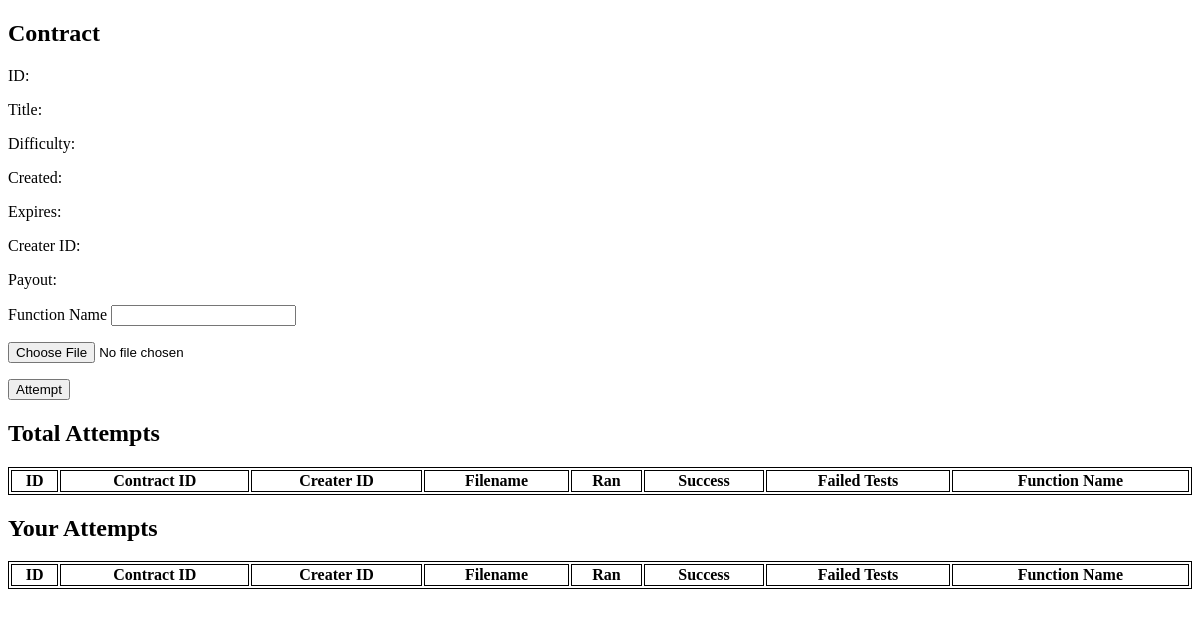
Before: /table/4 with the older database file.
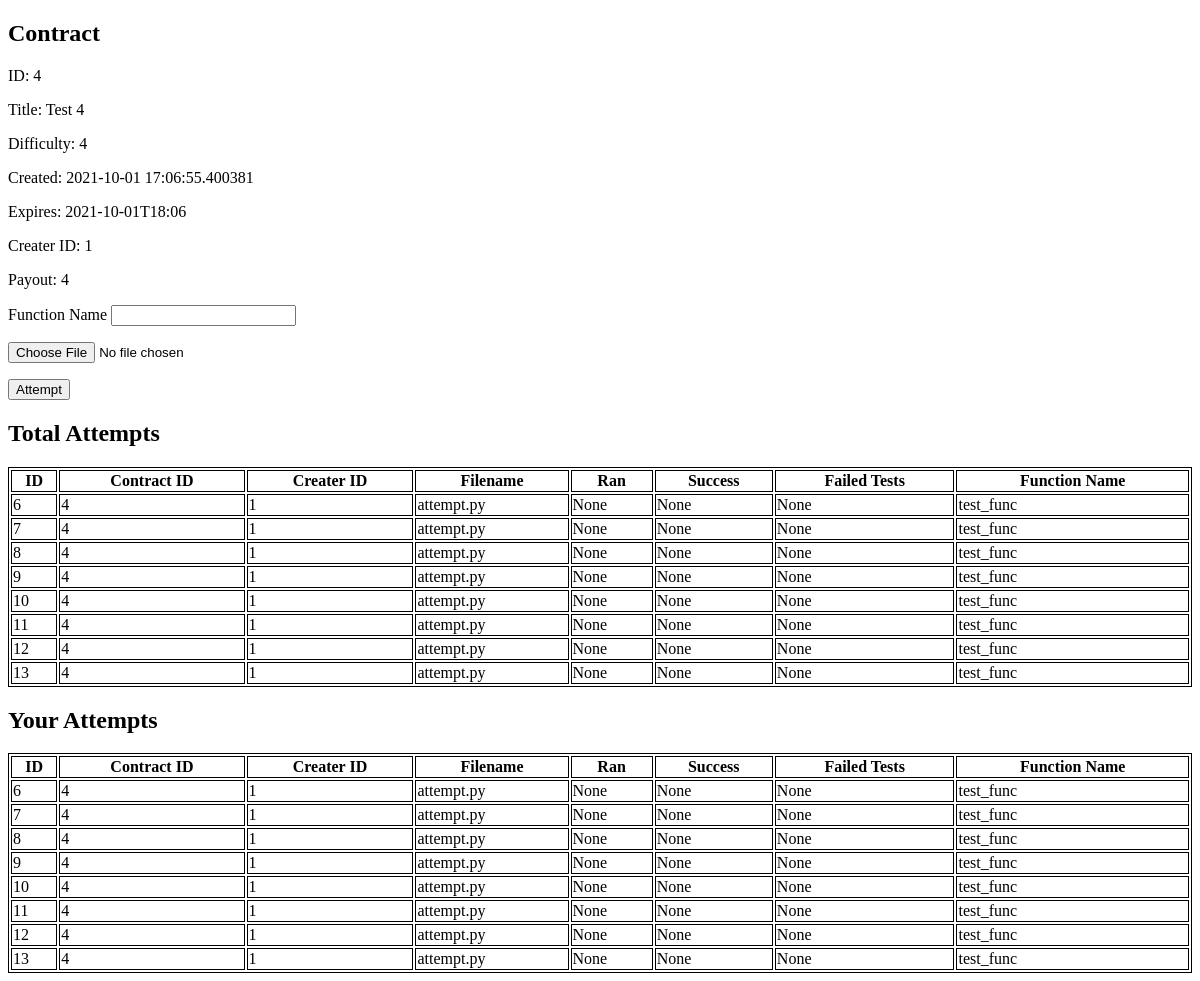
After: the same page with the newer database file.
### tables this page shows
CREATE TABLE contracts (
    id INTEGER PRIMARY KEY AUTOINCREMENT,
    title TEXT NOT NULL,
    descript TEXT,
    difficulty INTEGER NOT NULL,
    creation_date DATETIME NOT NULL,
    expiration_date DATETIME NOT NULL,
    creater_user_id INTEGER NOT NULL,
    payout INTEGER NOT NULL,
    test_filename TEXT NOT NULL
);

CREATE TABLE attempts (
    id INTEGER PRIMARY KEY AUTOINCREMENT,
    contract_id INTEGER NOT NULL,
    creater_user_id INTEGER NOT NULL,
    attempt_filename TEXT NOT NULL,
    ran BOOLEAN,
    success BOOLEAN,
    failed_tests TEXT,
    function_name TEXT NOT NULL
);

### flaskw/__init__.py (the view)
    @app.route('/table/<int:id>', methods=('GET', 'POST'))
    def viewContract(id):
        return form.show_contract_view(id, request)

### flaskw/db.py (called while the page is built)
def get_db():
    if 'db' not in g:
        g.db = sqlite3.connect(
            current_app.config['DATABASE'],
            detect_types=sqlite3.PARSE_DECLTYPES
        )
        g.db.row_factory = sqlite3.Row
    return g.db

def get_contract(id):
    db = get_db()
    return db.execute(
        'SELECT * from contracts WHERE id = ?', (id, )
    ).fetchone()

def get_contracts_attempts(contract_id):
    db = get_db()
    attempts = db.execute(
        'SELECT * FROM attempts WHERE contract_id = ?',
        (contract_id, )
    )
    ret = list()
    for attempt in attempts:
        ret.append(list(attempt))
    return ret

### flaskw/form.py (called while the page is built, shortened)
def show_contract_view(contract_id, request):
    return render_template('contractView.html',
                           contract=db.get_contract(contract_id),
                           attempts=db.get_contracts_attempts(contract_id))

### flaskw/templates/contractView.html (shortened to what this page needs)
<!DOCTYPE html>
<html>
<body>
<h2>Contract</h2>
<p>ID: {{ contract[0] }}</p>
<p>Title: {{ contract[1] }}</p>
<p>Difficulty: {{ contract[3] }}</p>
<p>Created: {{ contract[4] }}</p>
<p>Expires: {{ contract[5] }}</p>
<p>Creater ID: {{ contract[6] }}</p>
<p>Payout: {{ contract[7] }}</p>
<form method="post" enctype="multipart/form-data">
  <p>
    <label for="function_name">Function Name</label>
    <input name="function_name" id="function_name">
  </p>
  <p><input type="file" name="file"></p>
  <p><input type="submit" value="Attempt"></p>
</form>
<h2>Total Attempts</h2>
<table style="width:100%">
  <tr>
    <th>ID</th>
    <th>Contract ID</th>
    <th>Creater ID</th>
    <th>Filename</th>
    <th>Ran</th>
    <th>Success</th>
    <th>Failed Tests</th>
    <th>Function Name</th>
  </tr>
{% for attempt in attempts %}
  <tr>
    <td>{{ attempt[0] }}</td>
    <td>{{ attempt[1] }}</td>
    <td>{{ attempt[2] }}</td>
    <td>{{ attempt[3] }}</td>
    <td>{{ attempt[4] }}</td>
    <td>{{ attempt[5] }}</td>
    <td>{{ attempt[6] }}</td>
    <td>{{ attempt[7] }}</td>
  </tr>
{% endfor %}
</table>
<h2>Your Attempts</h2>
<table style="width:100%">
  <tr>
    <th>ID</th>
    <th>Contract ID</th>
    <th>Creater ID</th>
    <th>Filename</th>
    <th>Ran</th>
    <th>Success</th>
    <th>Failed Tests</th>
    <th>Function Name</th>
  </tr>
{% for attempt in attempts %}
  <tr>
    <td>{{ attempt[0] }}</td>
    <td>{{ attempt[1] }}</td>
    <td>{{ attempt[2] }}</td>
    <td>{{ attempt[3] }}</td>
    <td>{{ attempt[4] }}</td>
    <td>{{ attempt[5] }}</td>
    <td>{{ attempt[6] }}</td>
    <td>{{ attempt[7] }}</td>
  </tr>
{% endfor %}
</table>
</body>
</html>

### flaskw/templates/contractView.html (style rules this page uses)
table, th, td { border:1px solid black; }

Changed rows visible on the page:
added contracts: id "4", title "Test 4", difficulty "4", creation_date "2021-10-01 17:06:55.400381", expiration_date "2021-10-01T18:06", creater_user "1", payout "4"
added attempts: id "6", contract "4", creater_user "1", attempt_filename "attempt.py", attempt "None", function_name "test_func"
added attempts: id "7", contract "4", creater_user "1", attempt_filename "attempt.py", attempt "None", function_name "test_func"
added attempts: id "8", contract "4", creater_user "1", attempt_filename "attempt.py", attempt "None", function_name "test_func"
added attempts: id "9", contract "4", creater_user "1", attempt_filename "attempt.py", attempt "None", function_name "test_func"
added attempts: id "10", contract "4", creater_user "1", attempt_filename "attempt.py", attempt "None", function_name "test_func"
added attempts: id "11", contract "4", creater_user "1", attempt_filename "attempt.py", attempt "None", function_name "test_func"
added attempts: id "12", contract "4", creater_user "1", attempt_filename "attempt.py", attempt "None", function_name "test_func"
added attempts: id "13", contract "4", creater_user "1", attempt_filename "attempt.py", attempt "None", function_name "test_func"
